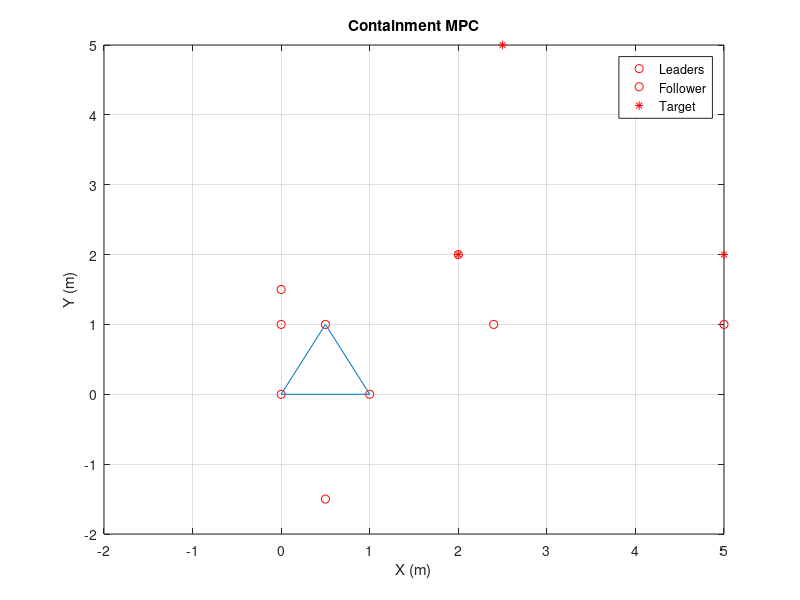

Write the MATLAB code that produced this figure. (Note: this script raises an error after producing the figure.)
% Skeleton code for new MPC design
% Purpose: Achieve target position (or formation) while maintaining containment
% Based on this code, let's practice and develop our method.
clear all
clf
%% Initialization
global app

app.agent_num = 10;
app.leader_num = 3;
app.follower_num = app.agent_num - app.leader_num;

app.states = zeros(2, app.agent_num);
app.states(:,1) = [0.0 0.0]';
app.states(:,2) = [1.0 0.0]';
app.states(:,3) = [0.5 1.0]';
app.states(:,4) = [0.0 1.0]';
app.states(:,5) = [0.0 1.5]';
app.states(:,6) = [0.5 -1.5]';
app.states(:,7) = [2 2]';
app.states(:,8) = [5 1]';
app.states(:,9) = [2.4 1]';
app.states(:,10) = [1 -3]';


app.states_ref = zeros(2, app.leader_num);
app.states_ref(:,1) = [2.0 2.0]';
app.states_ref(:,2) = [5.0 2.0]';
app.states_ref(:,3) = [2.5 5.0]';

app.control_input = zeros(2, app.agent_num);

% Parameters
app.dt = 0.05;                   % sampling time (unit: second)


%% Plotting initialization
figure(1);
ax = axes;

app.plot_p = cell(1, app.agent_num);
app.plot_t = cell(1, app.leader_num);


for i = 1:app.agent_num
    app.plot_p{i} = plot(ax, app.states(1,i), app.states(2,i), 'ro'); hold on; grid on;
end
for i = 1:app.leader_num
    app.plot_t{i} = plot(ax, app.states_ref(1,i), app.states_ref(2,i), 'r*');
end

p = zeros(app.leader_num, 2);
for j = 1:app.leader_num
    p(j,:) = app.states(:,j);
end
[k, av] = convhull(p);
convex_hull = plot(ax, p(k,1),p(k,2));

xlim([-2.0 5.0]); ylim([-2.0 5.0]);
xlabel('X (m)'); ylabel('Y (m)');
legend([app.plot_p{1}  app.plot_p{4} app.plot_t{1}], {'Leaders', 'Follower', 'Target'});
title('Containment MPC');

%% Simulation
i = 0;
while(1)
    i = i + 1;
    % Check converge
    diff = zeros(2, app.leader_num);
    diff_norm = zeros(1, app.leader_num);
    for j = 1:app.leader_num
        diff(:, j) = app.states(:,j) - app.states_ref(:,j);
        diff_norm(j) = norm(diff(:,j));
    end
    if mean(diff_norm) < 0.05
        break;
    end
    
    % We need to check leader's shape is convex?
    
    
    % We need to check if all follower are in convex hull.
    p = zeros(app.leader_num, 2);
    for j = 1:app.leader_num
        p(j,:) = app.states(:,j);
    end
    
    [kk, av] = convhull(p);
    
    k = convhulln(p);
    check = 1;
    for j = 1:app.follower_num
        in = inhull(app.states(:,app.leader_num + j)', p, k);
        if(in == 0)
            fprintf("follower %d is not in convex hull. \n", j);
            check = 0;
        end
    end
    if(in ~= 0)
        fprintf("All followers are in convex hull. \n", j);
    end
    
    
    
    % control
    app.control_input(:,:) = 0;
    if(check == 1)
        % In convex
        app.control_input(:,:) = 0;
        s = size(kk,1) - 1;
        sum = 0;
        for j = 1:s
            sum = sum + app.states(:,kk(j));
        end
        sum = sum / s;
        for j = 1:app.leader_num
            app.control_input(:,j) = (app.states_ref(:,j) - app.states(:,j)) * 0.1;
        end
        
        for j = 1:app.follower_num
            diff = zeros(2,app.leader_num);
            distance = zeros(1,app.leader_num);
            for k = 1:app.leader_num
                diff(:,k) = app.states(:,k) - app.states(:,app.leader_num + j);
                distance(k) = norm(diff);
            end
            
            distance_n = normalize(distance, 'norm', 1);
            
            for k = 1:app.leader_num    
                app.control_input(:,app.leader_num + j) = app.control_input(:,app.leader_num + j) + diff(:,k) * distance_n(k)* 1.2;
                app.control_input(:,app.leader_num + j) = app.control_input(:,app.leader_num + j) - diff(:,k) * (1 -distance_n(k)) * 0.01;
            end
            
            diff = zeros(2, app.follower_num);
            distance = zeros(1, app.follower_num);
            for k = 1:app.follower_num
                diff(:,k) = app.states(:,app.leader_num + k) - app.states(:,app.leader_num + j);
                distance(k) = norm(diff(:,k));
            end
            
            distance_n = normalize(distance, 'norm' , 1);
            distance_n = 1 - distance_n;
            
            
            
            for k = 1:app.follower_num
                if k == j
                    continue;
                end
                app.control_input(:,app.leader_num + j) = app.control_input(:,app.leader_num + j) - diff(:,k)/norm(diff(:,k)) *  distance_n(k) * 0.1;
            end
        end
    else
        % Not in convex
        % Should do goal in the convex hull for every followers
        app.control_input(:,:) = 0;
        s = size(kk,1) - 1;
        sum = 0;
        for j = 1:s
            sum = sum + app.states(:,kk(j));
        end
        sum = sum / s;
        for j = 1:app.leader_num
            app.control_input(:,j) = (app.states_ref(:,j) - app.states(:,j)) * 0.01;
        end
        
        for j = 1:app.follower_num
            diff = zeros(2,app.leader_num);
            distance = zeros(1,app.leader_num);
            for k = 1:app.leader_num
                diff(:,k) = app.states(:,k) - app.states(:,app.leader_num + j);
                distance(k) = norm(diff(:,k));
            end
            
            distance_n = normalize(distance, 'norm', 1);
            
            for k = 1:app.leader_num
                app.control_input(:,app.leader_num + j) = app.control_input(:,app.leader_num + j) + diff(:,k) * distance_n(k) * 1.2;
                app.control_input(:,app.leader_num + j) = app.control_input(:,app.leader_num + j) - diff(:,k) * (1 -distance_n(k)) * 0.01;
            end
            
            diff = zeros(2, app.follower_num);
            distance = zeros(1, app.follower_num);
            for k = 1:app.follower_num
                diff(:,k) = app.states(:,app.leader_num + k) - app.states(:,app.leader_num + j);
                distance(k) = norm(diff);
            end
            
            distance_n = normalize(distance, 'norm' , 1);
            distance_n = 1 - distance_n;
            
            for k = 1:app.follower_num
                if k == j
                    continue;
                end
                app.control_input(:,app.leader_num + j) = app.control_input(:,app.leader_num + j) - diff(:,k)/norm(diff(:,k)) *  distance_n(k) * 0.1;
            end
            
        end
    end
    
    
    
    % Check hardware constraint
    for j = 1:app.agent_num
       if(app.control_input(:,j) > 0.1)
           app.control_input(:,j) = 0.1;
       elseif app.control_input(:,j) < -0.1
          app.control_input(:,j) = -0.1; 
       end
    end
    
    
    % Update state
    for j = 1:app.agent_num
        app.states(:,j) = update_state(app.states(:,j), app.control_input(:,j), app.dt);
    end
    
    
    
    % Update plot
    for j = 1:app.agent_num
        app.plot_p{j}.XData = app.states(1,j);
        app.plot_p{j}.YData = app.states(2,j);
    end
    % draw convel hull
    convex_hull.XData = p(kk,1); convex_hull.YData = p(kk,2);
    drawnow;
end

function output = update_state(state, ctrl, sampling_time)
output = state + ctrl * sampling_time;
end

